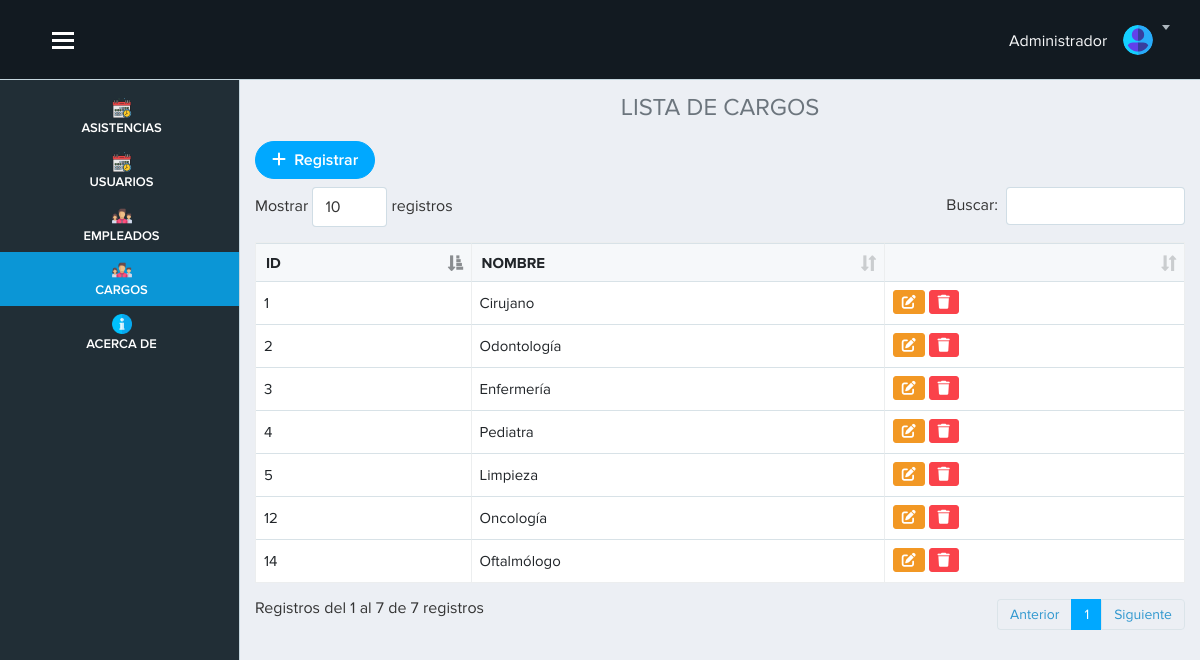
Page /vista/cargo.php (signed in) on the committed database.
### tables this page shows
CREATE TABLE `cargo` (
  `id_cargo` int(11) NOT NULL,
  `nombre` varchar(100) DEFAULT NULL
);

### vista/cargo.php (the view, shortened to what this page needs)
<?php require('./layout/topbar.php'); ?>
<?php require('./layout/sidebar.php'); ?>
<div class="page-content">
    <h4 class="text-center text-secondary"> LISTA DE CARGOS</h4>
    <?php
include "../modelo/conexion.php";
$sql=$conexion->query(" SELECT * from cargo");
?>
    <a href="registro_cargo.php" class="btn btn-primary btn-rounded mb-2 "><i class="fa-solid fa-plus"></i>
        &nbsp;Registrar</a>
    <table class="table table-bordered table-hover col-12" id="example">
        <thead>
            <tr>
                <th scope="col">ID</th>
                <th scope="col">NOMBRE</th>
                <th></th>
            </tr>
        </thead>
        <tbody>
            <?php
    while ($datos=$sql->fetch_object()){?>
            <tr>
                <td><?= $datos->id_cargo?></td>
                <td><?= $datos->nombre?></td>
                <td>
                    <a href="" data-toggle="modal" data-target="#exampleModal<?=$datos->id_cargo?>"
                        class="btn btn-warning btn-sm"><i class="fa-solid fa-pen-to-square"></i></a>
                    <a href="cargo.php?id=<?=$datos->id_cargo?>" onclick="advertencia(event)"
                        class="btn btn-danger btn-sm"><i class="fa-solid fa-trash"></i></a>
                </td>
            </tr>
            <?php }
    ?>
        </tbody>
    </table>
</div>
</div>
<?php require('./layout/footer.php'); ?>

### vista/layout/topbar.php (style rules this page uses)
.page-content { margin-top: 70px; }

### rows in the picture
cargo: id_cargo "1", nombre "Cirujano"
cargo: id_cargo "2", nombre "Odontología"
cargo: id_cargo "3", nombre "Enfermería"
cargo: id_cargo "4", nombre "Pediatra"
cargo: id_cargo "5", nombre "Limpieza"
cargo: id_cargo "12", nombre "Oncología"
cargo: id_cargo "14", nombre "Oftalmólogo"
